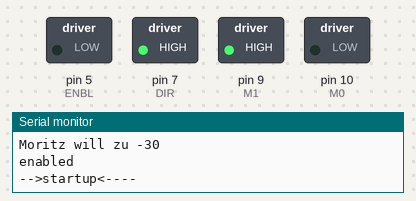
This sketch was run on a simulated Arduino Uno, built with avr-gcc and run on an emulated ATmega328P. On the bench: switched loads named in the sketch (green lamp = pin HIGH), the last lines printed to the serial monitor. Pins used as bus, display or sensor lines are not drawn.

Above: at 0.1 s.
At 2.1 s:
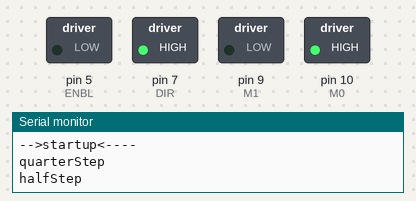
At 4.1 s:
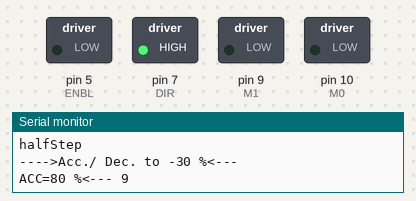
At 33.8 s:
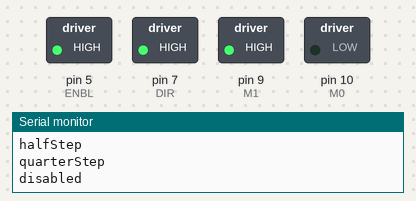
Timing chart, 0 to 35.3 s (numbered marks = the images above):
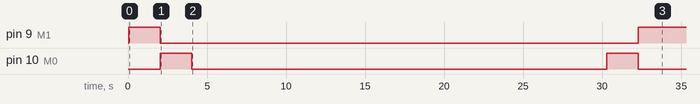

The sketch:

Fahrmethodentest.ino
```cpp
#include "Drivehandler.h"


#include "HighTrainStepper.h"
Stepper highTrainStepper = Stepper();


ISR(TIMER1_COMPA_vect) { //Timer1 Interrupt Service Routine
  highTrainStepper.isr();
}

Drivehandler* handler;
void setup() {
  Serial.begin(9600);
  highTrainStepper.initInterrupts();


  handler =  new Drivehandler(3, 0, &highTrainStepper);
  handler->drive();
  delay(500);
  delete(handler);

}


void loop() {


}
```

Drivehandler.cpp
```cpp
#include "Drivehandler.h"

Drivehandler::Drivehandler(int f, int t, Stepper* st) {
  this->from = f;
  this->to = t;
  this->isDrivingForward = this->to > this->from;
  if (this->isDrivingForward) {
    this->driveArrayMaxIndex = this->to - this->from;
  }
  else {
    this->driveArrayMaxIndex = this->from - this->to;
  }

  this->stepper = st;
}

Drivehandler::~Drivehandler() {
}


void Drivehandler::drive() {
  Drivehandler::setDriveSpeeds();
  if (this->isDrivingForward) {
    for (int i = 0; i < this->driveArrayMaxIndex; i++) {
      //detach intterrupt
      //jans funkton mit parameter von driveSpeeds[i] solang kein reed kam
      //wichtig::zeitwatchdog für fehler
      //position aktualisieren in eeprom
      Serial.print("Moritz will zu ");
      Serial.println(driveSpeeds[i]);
      stepper->linear(driveSpeeds[i]);
      delay(1000);
    }
  }
  else {
    int s = 0;
    for (int i = 0; i < this->driveArrayMaxIndex; i++) {
      //detach intterrupt
      //jans funkton mit parameter von driveSpeeds[i]*-1 solang kein reed kam
      //wichtig::zeitwatchdog für fehler
      //position aktualisieren in eeprom
      s = driveSpeeds[i] * (-1);
      Serial.print("Moritz will zu ");
      Serial.println(s);
      stepper->linear(s);
      delay(6000);
    }
  }

  if (this->to == 0 || this->to == 7) {
    stepper->stopMode(2);
  }
  else {
    stepper->stopMode(2);
  }


  //irgendwie interrupt melden zum neustart oder erfolg melden
}


void Drivehandler::setDriveSpeeds() {

  for (int i = 0; i <= this->driveArrayMaxIndex; i++) {
    if (isDrivingForward) {
      this->driveSpeeds[i] = this->sectionSpeeds[(this->from + i)];
    } else {
      this->driveSpeeds[i] = this->sectionSpeeds[(this->from - i)];
    }
  }

  //prio3
  if (this->driveSpeeds[0] > this->driveSpeeds[1]) {
    this->driveSpeeds[0] = this->driveSpeeds[1];
  }

  //prio2
  if (this->driveSpeeds[(this->driveArrayMaxIndex - 1)] > 50) {
    this->driveSpeeds[(this->driveArrayMaxIndex - 1)] = 50;
  }

  //prio1
  driveSpeeds[this->driveArrayMaxIndex] = 0;
  Serial.print("Drive Array: ");
  for (int i = 0; i <= this->driveArrayMaxIndex; i++) {
    Serial.print(driveSpeeds[i]);
    Serial.print(", ");
  }
  Serial.println();
}
```

Drivehandler.h
```cpp
#include "Arduino.h"
#include "HighTrainStepper.h"

#ifndef Drivehandler_h
#define Drivehandler_h

class Drivehandler{
  public:
    Drivehandler(int, int, Stepper*);
    ~Drivehandler();

    void drive();
    void setDriveSpeeds();

  private:
    Stepper* stepper;

    int sectionSpeeds[8] = {20,30,30,40,80,100,90,20};
    int driveSpeeds[8] = {0,0,0,0,0,0,0,0};

    int from;
    int to;
    int driveArrayMaxIndex;
    bool isDrivingForward;


};

#endif
```

HighTrainStepper.cpp
```cpp
#include <Arduino.h>
#include "HighTrainStepper.h"

Stepper::Stepper() {
  pinMode(CLK, OUTPUT);
  pinMode(DIR, OUTPUT);
  pinMode(ENBL, OUTPUT);
  pinMode(M0, OUTPUT);
  pinMode(M1, OUTPUT);
  pinMode(LED, OUTPUT);

  // Min and Max values for timer compare Register OCR1A
#define MAXVAL 7000 //max register value (lowest clock speed)
#define MINVAL 990 //min register value (highest clock speed)

  //Min and Max Values for acceleration (additional prescaler with modulo)
#define MAXACC 25
#define MINACC 4

  targetRegVal = MAXVAL;
  Stepper::dis();
}

Stepper::~Stepper(){

}


void Stepper::initInterrupts() {
  cli();                                //clear local interrupt flag
  TCCR1A = 0;                           // set entire TCCR1A register to 0 TCCR - Timer/Counter Control Register
  TCCR1B = 0;                           // Setze Timer/Counter Control Register TCCR1B auf 0
  TCCR1B |= (1 << WGM12);               // Schalte Clear Timer on Compare (CTC) Modus ein
  //TCCR1B |= (1 << CS12) | (1 << CS10);  // Setze CS10 und CS12 Bit auf 1 für den 1024 Prescaler. Maximalfrequenz: 7.812 Khz
  TCCR1B |=  (1 << CS11);                 // CS11 für den 8 Bit Prescaler
  TCNT1  = 0;                           // Initialisiere Zähler/Zeitgeber Register Wert auf 0
  OCR1A = MAXVAL;//  Aufruffrequenz Timer 1  241 Hz * 2
  TIMSK1 |= (1 << OCIE1A); // Erlaube Timer compare interrupt TIMSK - Timer/Counter Interrupt Mask Register
  sei();//allow interrupts
  Serial.println("interrupts attached");
}

void Stepper::isr() {
  digitalWrite(CLK, !(digitalRead(CLK)));
  count++;

  //accelerate
  if (OCR1A > targetRegVal && count >= acc) {
    cli();
    OCR1A = OCR1A - 10;
    sei();
    count = 0;
  }

  //decelerate
  if (OCR1A < targetRegVal && count >= acc) {
    cli();
    OCR1A = OCR1A + 10;
    sei();
    count = 0;
  }


  //check target achievement (+offstet)
  if (abs(OCR1A - targetRegVal) <= 10) {
    accDone = true;
    OCR1A = targetRegVal;
  }

  else {
    accDone = false;
  }

}

void Stepper::linear(int targetSpeed, int targetAcc) {
  //map acc and speed
  int _targetRegVal = map(abs(targetSpeed), 0, 100, MAXVAL, MINVAL);
  int _acc = map(targetAcc, 0, 100, MAXACC, MINACC);

  //setDirection
  Stepper::setDir(targetSpeed);

  //check startup requirement
  if (OCR1A == MAXVAL) {
    Stepper::en();
    Serial.println("-->startup<----");
    Stepper::stepMode(4);
    delay(2000);
    Stepper::stepMode(2);
    delay(2000);
    Stepper::stepMode(1);
  }


  //set Register Value
  if (_targetRegVal != targetRegVal) {
    //Stepper::setDir(targetSpeed);
    targetRegVal = _targetRegVal;
    Serial.println("---->Acc./ Dec. to " + String(targetSpeed) + " %<---");
  }

  //set acceleration
  if (acc != _acc) {
    acc = _acc;
    Serial.println("ACC=" + String(targetAcc) + " %<--- " + String(acc) );
  }
}


// -------------------->Beahviourfunctions
void Stepper::en() {
  digitalWrite(ENBL, 0);
  Serial.println("enabled");
}

void Stepper::dis() {
  digitalWrite(ENBL, 1);
  Serial.println("disabled");
}

void Stepper::setDir(int targetSpeed) {
  if (targetSpeed < 0) {
    digitalWrite(DIR, 1);
  }

  if (targetSpeed > 0) {
    digitalWrite(DIR, 0);
  }

  if (targetSpeed * targetRegVal < 0) {
    //illegal, error!
    return;
  }
}

void Stepper::stepMode(int mode) {
  //keep in mind: enable negative logic!
  //full step
  if (mode == 1) {
    digitalWrite(M0, 0);
    digitalWrite(M1, 0);
  }

  //half step
  else if (mode == 2) {
    digitalWrite(M0, 1);
    digitalWrite(M1, 0);
    Serial.println("halfStep");
  }

  //micro step
  else if (mode == 4) {
    digitalWrite(M0, 0);
    digitalWrite(M1, 1);
    Serial.println("quarterStep");
  }
}

void Stepper::stopMode(int n) {
  //idleMode
  if (n == 0) {
    Stepper::stepMode(1);
  }

  //emergencyStopMode
  if (n == 1) {
    Serial.println("---->EmergencyStop<----");
    Stepper::linear(0, 100);
    delay(1);
    while (!accDone) {
      delay(1);
    }
    Stepper::dis();
  }

  //stopMode
  if (n == 2) {
    Serial.println("---->Stop<----");
    Stepper::linear(0, 50);
    delay(1);
    while (!accDone) {
      delay(1);
    }
    Stepper::stepMode(2);
    delay(2000);
    Stepper::stepMode(4);
    delay(1500);
    Stepper::dis();
  }

  // stopInStationMode
  if (n == 3) {
    Serial.println("---->StopInStation<----");
    Stepper::linear(0, 50);
    delay(1);
    while (!accDone) {
      delay(1);
    }
    Stepper::stepMode(2);
  }

  // disableMotor
  if (n == 4) {
    Stepper::dis();
  }
}
```

HighTrainStepper.h
```cpp
#include <Arduino.h>
#ifndef HighTrainStepper_h
#define HighTrainStepper_h


// PinOut
#define DIR 7
#define CLK 8
#define ENBL 5
#define M0 10
#define M1 9
#define LED 9


class Stepper {
  private:

    //Vars
    int targetRegVal; //target speed
    int count; //counter for ISR Prescaler,
    int acc; //accelecaration (modulo)
    bool accDone; ;
    int s;

    //Functions
    void en();
    void dis();
    void setDir(int targetSpeed);
    void stepMode(int mode);


  public:
    Stepper();
    ~Stepper();
    void initInterrupts();
    void linear(int targetVal, int targetAcc = 80);
    void stopMode(int n);
    void isr();


};

#endif
```
